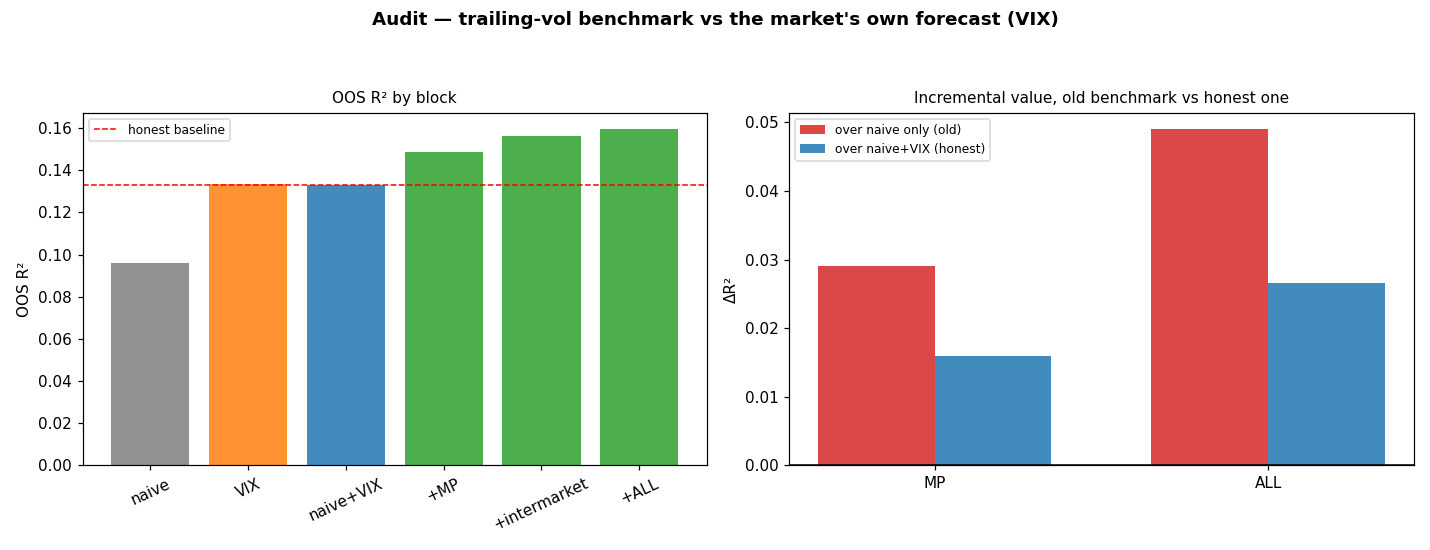

Write Python code to recreate this figure.
"""
audit_vol_benchmark.py — METHODOLOGY AUDIT (track item 3):
  every "we predict volatility" claim in this project was benchmarked against TRAILING
  REALISED vol. None was benchmarked against the market's own forecast of the same
  quantity — the implied vol. Does the daily vol skill survive that?

WHY THIS AUDIT EXISTS
  The IV smoke test on the IB result taught the lesson the hard way: IB structure beat a
  trailing-vol baseline by dR2 +0.34, but against the contemporaneous 0DTE price the
  increment was ~zero. "Better than yesterday's information" is not "better than the
  price". The notebook's L3-vol/L3-inc layer uses
      naive = abs_ret.ewm(halflife=10).mean().shift(1)
  i.e. trailing realised vol — VIX never enters as a BENCHMARK (only as a feature).
  So the same trap may be sitting in the daily-horizon claim.

WHAT WAS ALREADY VERIFIED CLEAN (first audit axis — look-ahead)
  The notebook lags both predictor blocks explicitly:
      wf['fwd_ret'] = (close_px - open_px)/open_px      # day t move
      mp      = es_days[MP_FEATURES].shift(1)           # completed day t-1
      NMP_BLK = es_days[NONMP_FEATURES].shift(1)
  Features from the completed prior day predict today's move — correct timing, no leak.
  (The one real leak found in this project, rv20 including today's close, is fixed and
  everything here uses rv20.shift(1).)

THE TEST
  target : log|open→close| of day t
  blocks : EWMA naive (trailing realised) | VIX(t-1) | both | + MP | + intermarket | all
  the number that matters: dR2 of our features OVER (naive + VIX), not over naive alone.

USAGE  ./vbt-env/bin/python audit_vol_benchmark.py
"""
import os, logging
import numpy as np
import pandas as pd

from sklearn.preprocessing import StandardScaler
from sklearn.linear_model import Ridge
from sklearn.metrics import r2_score
from scipy import stats
import matplotlib
matplotlib.use('Agg')
import matplotlib.pyplot as plt

ROOT  = os.path.dirname(os.path.abspath(__file__))
CACHE = os.path.join(ROOT, 'cache')
TEST_FROM = pd.Timestamp('2020-01-01')
SEED = 7

logging.basicConfig(level=logging.INFO, format='%(asctime)s  %(levelname)-7s %(message)s',
                    datefmt='%H:%M:%S')
log = logging.getLogger('audit')
np.random.seed(SEED)

MP    = ['ib_norm', 'prof_norm', 'ib_profile_ratio', 'poc_bias', 'open_poc_dist', 'bimodality']
NONMP = ['vix_pctile_252', 'vix_chg5', 'vol_ratio_5_20', 'log_rv20', 'ret_skew_20', 'range_pct_20']


def build():
    d = pd.read_parquet(os.path.join(CACHE, 'es_days.parquet'))
    d.index = pd.to_datetime(d.index)
    v = pd.read_parquet(os.path.join(CACHE, 'vix_daily.parquet'))
    v.index = pd.to_datetime(v.index)
    vix = v['vix_close'].reindex(d.index).ffill()

    F = pd.DataFrame(index=d.index)
    # TARGET: today's open→close move (the notebook's abs_ret)
    abs_ret = ((d['close_px'] - d['open_px']) / d['open_px']).abs()
    F['y'] = np.log(abs_ret.replace(0, np.nan))

    # lag-safe daily vol scale (rv20 includes today's close → shift)
    dvol_prev = (d['rv20'].shift(1) / np.sqrt(252)).replace(0, np.nan)

    # ── BENCHMARK 1: trailing realised (the notebook's naive) ──
    F['ewma_abs'] = np.log(abs_ret.ewm(halflife=10).mean().shift(1))

    # ── BENCHMARK 2: the MARKET's forecast of the same quantity ──
    # VIX(t-1) → expected |daily move| = sigma * sqrt(2/pi)
    F['vix_fc'] = np.log(vix.shift(1) / 100 / np.sqrt(252) * np.sqrt(2 / np.pi))

    # ── our MP block (structure of the completed prior day) ──
    F['ib_norm']          = d['ib_range'] / (dvol_prev * d['open_px'])
    F['prof_norm']        = d['day_range'] / (dvol_prev * d['open_px'])
    for c in ['ib_profile_ratio', 'poc_bias', 'open_poc_dist', 'bimodality']:
        F[c] = d[c]

    # ── our intermarket / vol-state block ──
    gk = (0.5 * np.log(d['day_high'] / d['day_low'])**2 -
          (2 * np.log(2) - 1) * np.log(d['close_px'] / d['open_px'])**2)
    F['vol_ratio_5_20']  = np.sqrt(gk.rolling(5).mean()) / np.sqrt(gk.rolling(20).mean())
    F['vix_pctile_252']  = vix.rolling(252).rank(pct=True)
    F['vix_chg5']        = vix.pct_change(5)
    F['log_rv20']        = np.log(d['rv20'].replace(0, np.nan))
    lr = np.log(d['close_px'] / d['close_px'].shift(1))
    F['ret_skew_20']     = lr.rolling(20).skew()
    F['range_pct_20']    = ((d['day_high'] - d['day_low']) / d['open_px']).rolling(20).rank(pct=True)

    # EVERY predictor is from the completed prior day
    pred = MP + NONMP
    F[pred] = F[pred].shift(1)
    return F.replace([np.inf, -np.inf], np.nan).dropna()


def main():
    F = build()
    tr, te = F.index < TEST_FROM, F.index >= TEST_FROM
    log.info('days=%d (train %d / test %d)', len(F), tr.sum(), te.sum())
    y = F['y'].values

    def fit(cols, tag):
        X = StandardScaler().fit(F.loc[tr, cols]).transform(F[cols])
        p = Ridge(alpha=10.0).fit(X[tr], y[tr]).predict(X[te])
        r2 = r2_score(y[te], p)
        rho = stats.spearmanr(p, y[te]).correlation
        log.info('  [%-34s] OOS R²=%+.4f  ρ=%+.3f', tag, r2, rho)
        return r2

    log.info('══ benchmarks ══')
    r_naive = fit(['ewma_abs'], 'naive: trailing realised (EWMA)')
    r_vix   = fit(['vix_fc'], 'market: VIX(t-1) forecast')
    r_bench = fit(['ewma_abs', 'vix_fc'], 'naive + VIX  ← honest baseline')

    log.info('══ our features on top ══')
    r_mp_n   = fit(['ewma_abs'] + MP, 'naive + MP')
    r_mp_b   = fit(['ewma_abs', 'vix_fc'] + MP, 'naive + VIX + MP')
    r_nmp_b  = fit(['ewma_abs', 'vix_fc'] + NONMP, 'naive + VIX + intermarket')
    r_all_n  = fit(['ewma_abs'] + MP + NONMP, 'naive + ALL  (no VIX benchmark)')
    r_all_b  = fit(['ewma_abs', 'vix_fc'] + MP + NONMP, 'naive + VIX + ALL')

    print('\n' + '=' * 74)
    print('AUDIT — does daily vol skill survive a MARKET benchmark (VIX), not just trailing?')
    print('=' * 74)
    print(f'  naive (trailing realised)      R² {r_naive:+.4f}')
    print(f'  VIX(t-1) alone                 R² {r_vix:+.4f}')
    print(f'  naive + VIX  (honest baseline) R² {r_bench:+.4f}')
    print()
    print(f'  ΔR² of VIX over naive alone            {r_bench - r_naive:+.4f}')
    print(f'  ΔR² of MP     over naive ONLY          {r_mp_n  - r_naive:+.4f}   <- the old way')
    print(f'  ΔR² of MP     over naive+VIX           {r_mp_b  - r_bench:+.4f}   <- the honest way')
    print(f'  ΔR² of intermarket over naive+VIX      {r_nmp_b - r_bench:+.4f}')
    print(f'  ΔR² of ALL    over naive ONLY          {r_all_n - r_naive:+.4f}   <- the old way')
    print(f'  ΔR² of ALL    over naive+VIX           {r_all_b - r_bench:+.4f}   <- the honest way')
    print('=' * 74)

    fig, ax = plt.subplots(1, 2, figsize=(13, 5))
    fig.suptitle('Audit — trailing-vol benchmark vs the market\'s own forecast (VIX)',
                 fontsize=12, weight='bold')
    names = ['naive', 'VIX', 'naive+VIX', '+MP', '+intermarket', '+ALL']
    vals  = [r_naive, r_vix, r_bench, r_mp_b, r_nmp_b, r_all_b]
    ax[0].bar(names, vals, color=['C7', 'C1', 'C0', 'C2', 'C2', 'C2'], alpha=.85)
    ax[0].axhline(r_bench, color='r', ls='--', lw=1, label='honest baseline')
    ax[0].set_ylabel('OOS R²'); ax[0].tick_params(axis='x', rotation=25); ax[0].legend(fontsize=8)
    ax[0].set_title('OOS R² by block', fontsize=10)

    inc = {'MP': (r_mp_n - r_naive, r_mp_b - r_bench),
           'ALL': (r_all_n - r_naive, r_all_b - r_bench)}
    x = np.arange(len(inc)); w = .35
    ax[1].bar(x - w/2, [v[0] for v in inc.values()], w, label='over naive only (old)', color='C3', alpha=.85)
    ax[1].bar(x + w/2, [v[1] for v in inc.values()], w, label='over naive+VIX (honest)', color='C0', alpha=.85)
    ax[1].axhline(0, color='k', lw=1)
    ax[1].set_xticks(x); ax[1].set_xticklabels(inc.keys())
    ax[1].set_ylabel('ΔR²'); ax[1].legend(fontsize=8)
    ax[1].set_title('Incremental value, old benchmark vs honest one', fontsize=10)

    fig.tight_layout(rect=[0, 0, 1, 0.93])
    out = os.path.join(ROOT, 'audit_vol_benchmark.png')
    fig.savefig(out, dpi=110); log.info('saved figure → %s', out)


if __name__ == '__main__':
    main()
